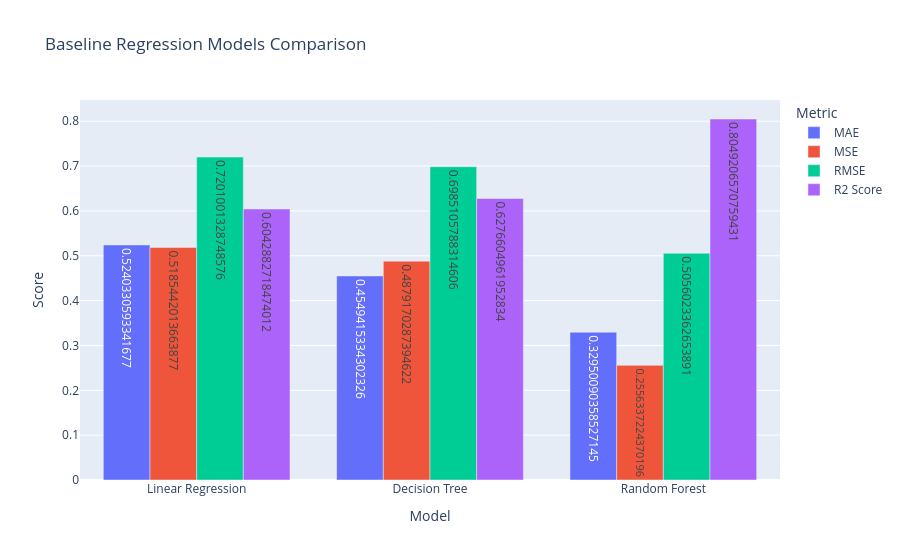

Source (notebook cell):
### Markdown cell above
# ***`Phase 4: Final Model & Deployment `***

### Code cell
import plotly.express as px
import pandas as pd

# Melt the results DataFrame for plotting
metrics_plot = results.melt(id_vars='Model', 
                            value_vars=['MAE','MSE','RMSE','R2 Score'],
                            var_name='Metric', value_name='Score')

# Interactive bar plot using Plotly
fig = px.bar(metrics_plot, 
             x='Model', y='Score', color='Metric', barmode='group',
             title="Baseline Regression Models Comparison",
             text='Score')

fig.update_layout(yaxis_title="Score", xaxis_title="Model")
fig.show()

### Figure 1 — Plotly figure (JSON) as saved in the notebook; plotly's stock layout.template omitted (floating-point values rounded to 4 significant figures)
{"data": [{"alignmentgroup": "True", "hovertemplate": "Metric=MAE<br>Model=%{x}<br>Score=%{text}<extra></extra>", "legendgroup": "MAE", "marker": {"color": "#636efa", "pattern": {"shape": ""}}, "name": "MAE", "offsetgroup": "MAE", "orientation": "v", "showlegend": true, "text": [0.524, 0.4549, 0.3295], "textposition": "auto", "type": "bar", "x": ["Linear Regression", "Decision Tree", "Random Forest"], "xaxis": "x", "y": [0.524, 0.4549, 0.3295], "yaxis": "y"}, {"alignmentgroup": "True", "hovertemplate": "Metric=MSE<br>Model=%{x}<br>Score=%{text}<extra></extra>", "legendgroup": "MSE", "marker": {"color": "#EF553B", "pattern": {"shape": ""}}, "name": "MSE", "offsetgroup": "MSE", "orientation": "v", "showlegend": true, "text": [0.5185, 0.4879, 0.2556], "textposition": "auto", "type": "bar", "x": ["Linear Regression", "Decision Tree", "Random Forest"], "xaxis": "x", "y": [0.5185, 0.4879, 0.2556], "yaxis": "y"}, {"alignmentgroup": "True", "hovertemplate": "Metric=RMSE<br>Model=%{x}<br>Score=%{text}<extra></extra>", "legendgroup": "RMSE", "marker": {"color": "#00cc96", "pattern": {"shape": ""}}, "name": "RMSE", "offsetgroup": "RMSE", "orientation": "v", "showlegend": true, "text": [0.7201, 0.6985, 0.5056], "textposition": "auto", "type": "bar", "x": ["Linear Regression", "Decision Tree", "Random Forest"], "xaxis": "x", "y": [0.7201, 0.6985, 0.5056], "yaxis": "y"}, {"alignmentgroup": "True", "hovertemplate": "Metric=R2 Score<br>Model=%{x}<br>Score=%{text}<extra></extra>", "legendgroup": "R2 Score", "marker": {"color": "#ab63fa", "pattern": {"shape": ""}}, "name": "R2 Score", "offsetgroup": "R2 Score", "orientation": "v", "showlegend": true, "text": [0.6043, 0.6277, 0.8049], "textposition": "auto", "type": "bar", "x": ["Linear Regression", "Decision Tree", "Random Forest"], "xaxis": "x", "y": [0.6043, 0.6277, 0.8049], "yaxis": "y"}], "layout": {"barmode": "group", "legend": {"title": {"text": "Metric"}, "tracegroupgap": 0}, "title": {"text": "Baseline Regression Models Comparison"}, "xaxis": {"anchor": "y", "domain": [0, 1], "title": {"text": "Model"}}, "yaxis": {"anchor": "x", "domain": [0, 1], "title": {"text": "Score"}}}}
